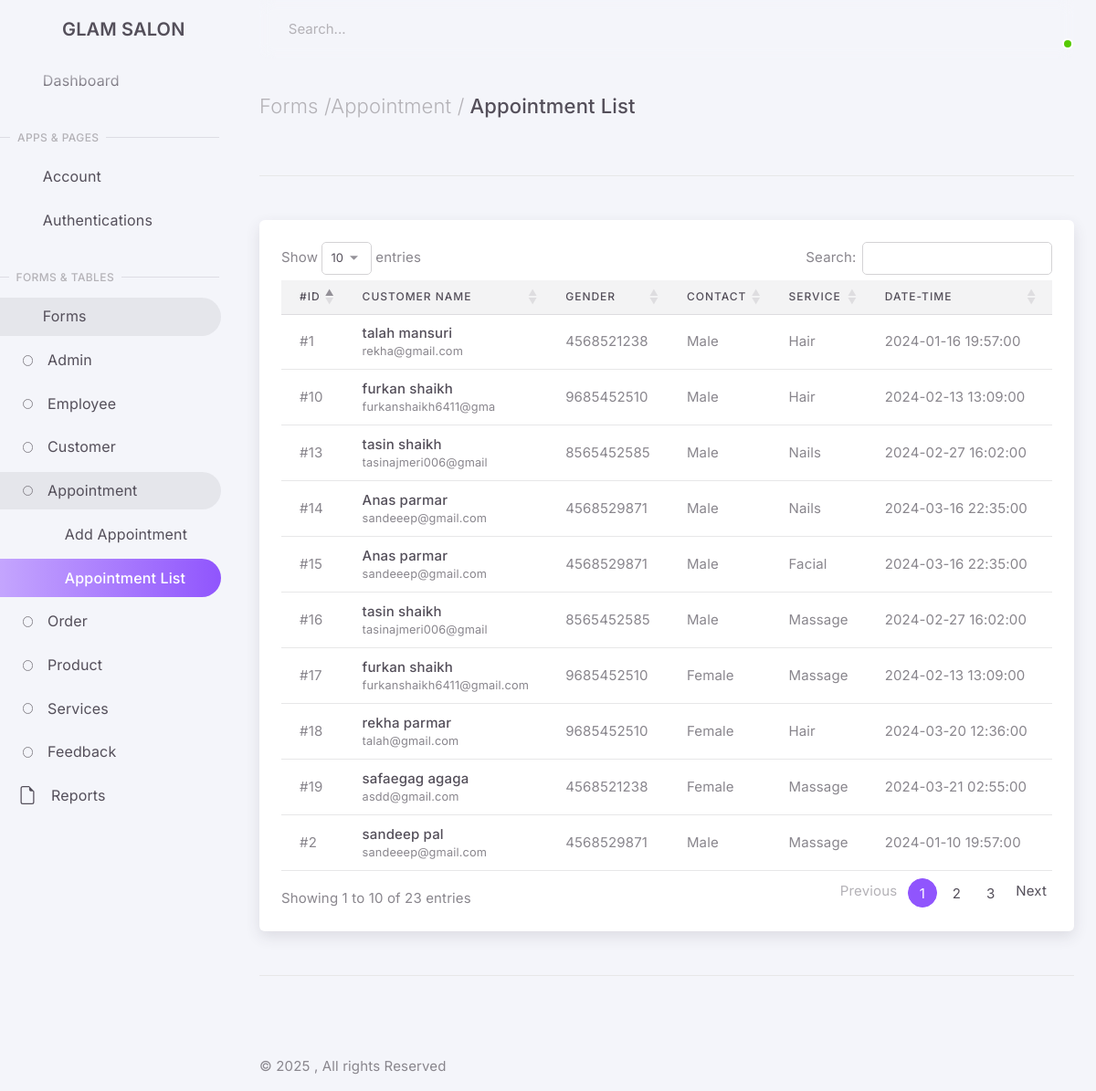
Screenshot of /admin_panel/html/appointment_list.php with the database file from the repository.
### tables this page shows
CREATE TABLE `tbl_appointment` (
  `appointment_id` int(10) NOT NULL,
  `first_name` varchar(10) NOT NULL,
  `last_name` varchar(10) NOT NULL,
  `gender` varchar(10) NOT NULL,
  `email` varchar(50) NOT NULL,
  `contact` bigint(20) NOT NULL,
  `service` int(11) NOT NULL,
  `message` varchar(50) NOT NULL,
  `appointment_date` datetime NOT NULL,
  `status` varchar(10) NOT NULL,
  `customer_id` int(11) NOT NULL
);

CREATE TABLE `tbl_service_category` (
  `category_id` int(10) NOT NULL,
  `category_name` varchar(20) NOT NULL
);

### admin_panel/html/appointment_list.php (the view, shortened to what this page needs)
<?php
$connection = mysqli_connect("localhost", "root", "", "projectdb");
if (isset($_GET['did'])) {
    mysqli_query($connection, "delete from tbl_appointment where appointment_id='$_GET[did]'");
} else {
    mysqli_error($connection);
}
$query = mysqli_query($connection, "SELECT * FROM tbl_appointment JOIN tbl_service_category ON tbl_appointment.service=tbl_service_category.category_id");
?>
<!DOCTYPE html>
<html lang="en" class="light-style layout-menu-fixed layout-compact" dir="ltr" data-theme="theme-default" data-assets-path="../assets/" data-template="vertical-menu-template-free">
<head>
    <link rel="stylesheet" href="https://cdnjs.cloudflare.com/ajax/libs/twitter-bootstrap/5.3.0/css/bootstrap.min.css" />
    <link rel="stylesheet" href="https://cdn.datatables.net/1.13.7/css/dataTables.bootstrap5.min.css" />
    <link rel="stylesheet" href="../assets/vendor/fonts/materialdesignicons.css" />
    <link rel="stylesheet" href="../assets/vendor/libs/node-waves/node-waves.css" />
    <link rel="stylesheet" href="../assets/vendor/css/core.css" class="template-customizer-core-css" />
    <link rel="stylesheet" href="../assets/vendor/css/theme-default.css" class="template-customizer-theme-css" />
    <link rel="stylesheet" href="../assets/css/demo.css" />
    <link rel="stylesheet" href="../assets/vendor/libs/perfect-scrollbar/perfect-scrollbar.css" />
</head>
<body>
    <div class="layout-wrapper layout-content-navbar">
        <div class="layout-container">
            <?php
            include "sidebar.php";
            ?>
            <div class="layout-page">
                <?php
                include "navbar.php";
                ?>
                <div class="content-wrapper">
                    <div class="container-xxl flex-grow-1 container-p-y">
                        <h4 class="py-3 mb-4"><span class="text-muted fw-light">Forms /</span><span class="text-muted fw-light">Appointment /</span> Appointment List</h4>
                        <hr class="my-5" />
                        <div class="card">
                            <div class="table-responsive text-nowrap m-4">
                                <table class="table" id="myTable">
                                    <thead class="table-light">
                                        <tr>
                                            <th>#ID</th>
                                            <th>Customer name</th>
                                            <th>Gender</th>
                                            <th>Contact</th>
                                            <th>Service</th>
                                            <th>Date-Time</th>
                                            <th>Status</th>
                                        </tr>
                                    </thead>
                                    <tbody class="table-border-bottom-1">
                                        <?php
                                        while ($appointment = mysqli_fetch_array($query)) {
                                            echo "<tr>
                                            <td>#{$appointment['appointment_id']}</td>
                                            <td class='sorting_1'>
                                                <div class='d-flex justify-content-start align-items-center product-name'>
                                                    <div class='d-flex flex-column'><span class='text-nowrap text-heading fw-medium'>{$appointment['first_name']} {$appointment['last_name']}</span><small class='text-truncate d-none d-sm-block'>{$appointment['email']}</small></div>
                                                </div>
                                            </td>
                                            <td>{$appointment['contact']}</td>
                                            <td>{$appointment['gender']}</td>
                                            <td>{$appointment['category_name']}</td>
                                            <td>{$appointment['appointment_date']}</td>";
                                            echo "<td>";
                                            echo "</td>
                                            <td>{$appointment['message']}</td>
                                            <td>
                                                <div class='dropdown'>
                                                    <button type='button' class='btn p-0 dropdown-toggle hide-arrow' data-bs-toggle='dropdown'>
                                                        <i class='mdi mdi-dots-vertical'></i>
                                                    </button>
                                                    <div class='dropdown-menu'>
                                                        <a class='dropdown-item' href='update_appointment.php?uid={$appointment['appointment_id']}'><i class='mdi mdi-pencil-outline me-1'></i> Edit</a>
                                                        <a class='dropdown-item' href='appointment_list.php?did={$appointment['appointment_id']}'><i class='mdi mdi-trash-can-outline me-1'></i> Delete</a>
                                                        <a class='dropdown-item' href='view_appointment.php?aid={$appointment['appointment_id']}'><i class='mdi mdi-eye-outline me-1'></i> View</a>
                                                    </div>
                                                </div>
                                            </td>
                                        </tr>";
                                        }
                                        ?>
                                    </tbody>
                                </table>
                            </div>
                        </div>
                        <hr class="my-5" />
                    </div>
                    <?php
                    include "footer.php";
                    ?>
                </div>
            </div>
        </div>
    </div>
</body>
</html>

### rows the page displays
tbl_appointment: appointment_id "1", first_name "talah", last_name "mansuri", email "rekha@gmail.com", contact "4568521238", gender "Male", tbl_service_category.category_name "Hair", appointment_date "2024-01-16 19:57:00"
tbl_appointment: appointment_id "2", first_name "sandeep", last_name "pal", email "sandeeep@gmail.com", contact "4568529871", gender "Male", tbl_service_category.category_name "Massage", appointment_date "2024-01-10 19:57:00"
tbl_appointment: appointment_id "10", first_name "furkan", last_name "shaikh", email "furkanshaikh6411@gma", contact "9685452510", gender "Male", tbl_service_category.category_name "Hair", appointment_date "2024-02-13 13:09:00"
tbl_appointment: appointment_id "13", first_name "tasin", last_name "shaikh", email "tasinajmeri006@gmail", contact "8565452585", gender "Male", tbl_service_category.category_name "Nails", appointment_date "2024-02-27 16:02:00"
tbl_appointment: appointment_id "14", first_name "Anas", last_name "parmar", email "sandeeep@gmail.com", contact "4568529871", gender "Male", tbl_service_category.category_name "Nails", appointment_date "2024-03-16 22:35:00"
tbl_appointment: appointment_id "15", first_name "Anas", last_name "parmar", email "sandeeep@gmail.com", contact "4568529871", gender "Male", tbl_service_category.category_name "Facial", appointment_date "2024-03-16 22:35:00"
tbl_appointment: appointment_id "16", first_name "tasin", last_name "shaikh", email "tasinajmeri006@gmail", contact "8565452585", gender "Male", tbl_service_category.category_name "Massage", appointment_date "2024-02-27 16:02:00"
tbl_appointment: appointment_id "17", first_name "furkan", last_name "shaikh", email "furkanshaikh6411@gmail.com", contact "9685452510", gender "Female", tbl_service_category.category_name "Massage", appointment_date "2024-02-13 13:09:00"
tbl_appointment: appointment_id "18", first_name "rekha", last_name "parmar", email "talah@gmail.com", contact "9685452510", gender "Female", tbl_service_category.category_name "Hair", appointment_date "2024-03-20 12:36:00"
tbl_appointment: appointment_id "19", first_name "safaegag", last_name "agaga", email "asdd@gmail.com", contact "4568521238", gender "Female", tbl_service_category.category_name "Massage", appointment_date "2024-03-21 02:55:00"
